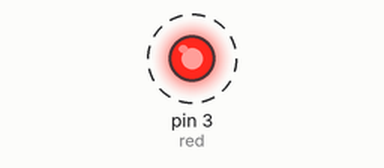
This program was run on a simulated MicroPython board. Shown: output pins drawn as LEDs (lit = HIGH). Dashed ring = blinking.

Above: at 0.5 s.
Timing chart, 0 to 4.6 s (numbered marks = the images above):
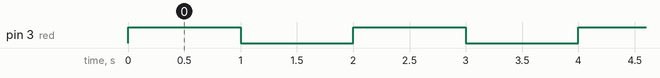

The program:

i04_blink.py
```python
""" i04_blink.py - ARDBASE mini lab - Blink the RED LED

	Code is for MicroPython Pyboard

* Author(s): Meurisse D., MCHobby (shop.mchobby.be).

Products:
---> Kit Soudure ARDBASE : https://shop.mchobby.be/product.php?id_product=1124
---> MicroPython Pyboard : https://shop.mchobby.be/product.php?id_product=570
------------------------------------------------------------------------

History:
  08 february 2022 - Dominique - initial MicroPython writing
"""

from machine import Pin
import time

# X4 = LED Rouge/Red
# X3 = LED Orange
# X2 = LED Green
red = Pin( "X4", Pin.OUT )

while True:
	red.value(1) # value(True)
	time.sleep( 1 )
	red.value(0) # value(False)
	time.sleep( 1 )
```

Measured:
- by itself, pin 3 (red): alternates HIGH for 1.0 s and LOW for 1.0 s
